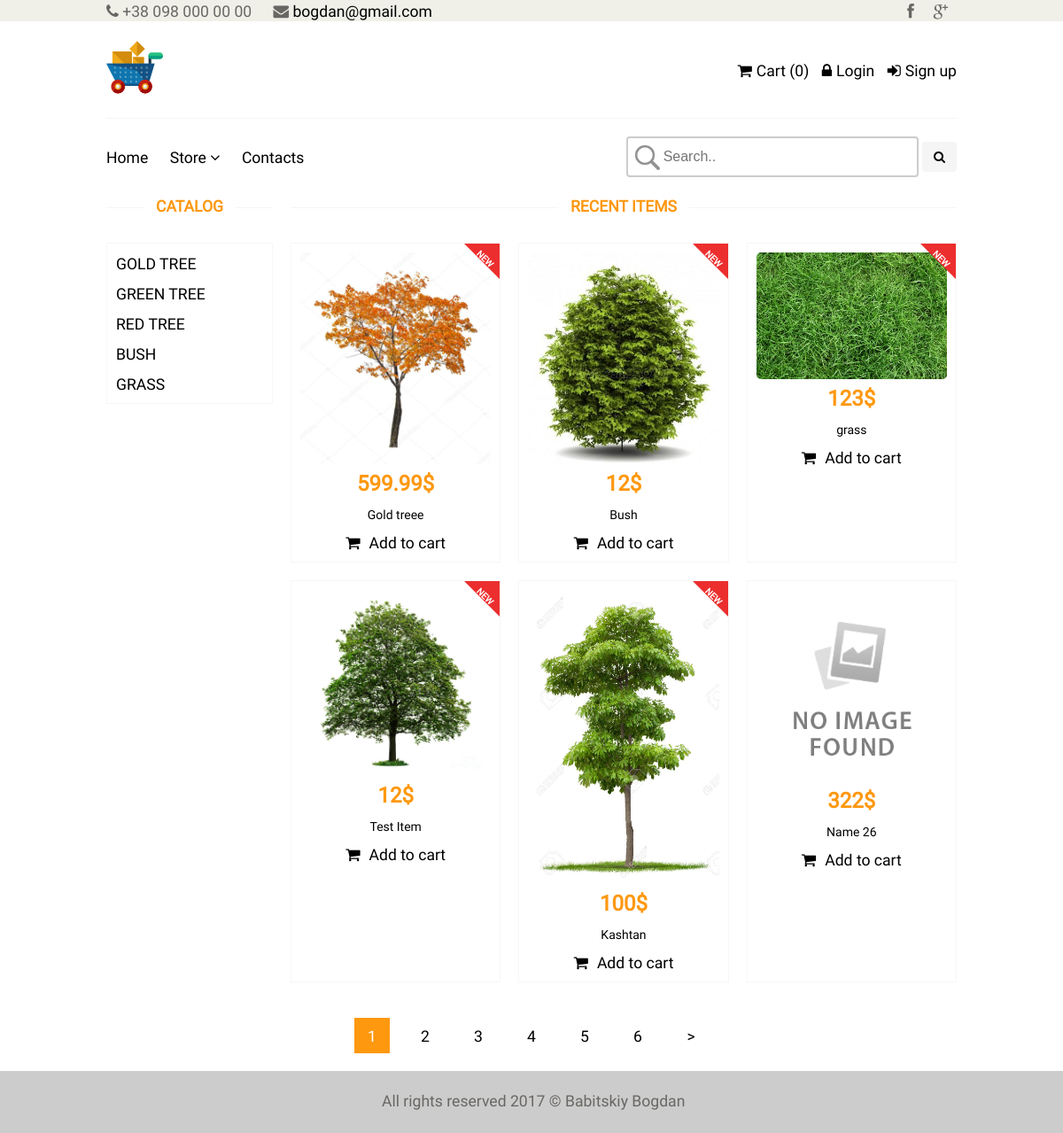
Page /catalog/ on the committed database.
### tables this page shows
CREATE TABLE `category` (
  `id` int(11) NOT NULL,
  `name` varchar(255) NOT NULL,
  `sort_order` int(11) NOT NULL DEFAULT '0',
  `status` int(11) NOT NULL DEFAULT '1'
);

CREATE TABLE `product` (
  `id` int(11) NOT NULL,
  `name` varchar(255) NOT NULL,
  `category_id` int(11) NOT NULL,
  `code` int(11) NOT NULL,
  `price` float NOT NULL,
  `availability` tinyint(1) NOT NULL,
  `brand` varchar(255) NOT NULL,
  `description` text NOT NULL,
  `is_new` tinyint(1) NOT NULL DEFAULT '0',
  `is_recommended` tinyint(1) NOT NULL DEFAULT '0',
  `status` int(11) NOT NULL DEFAULT '1'
);

### config/routes.php (called while the page is built)
<?php
	return array (
		'product/([0-9]+)' => 'product/view/$1',
		'catalog/page-([0-9]+)' => 'catalog/index/$1',
		'catalog' => 'catalog/index',
		'user/myorders' => 'user/order',
		'user/cancel' => 'user/cancel',
		'user/([0-9]+)' => 'user/view/$1',
		'user/edit' => 'user/edit',
		'user/message' => 'user/message',
		'comment/delete/([0-9]+)' => 'comment/delete/$1',
		'category/([0-9]+)/page-([0-9]+)' => 'catalog/category/$1/$2',
		'category/([0-9]+)' => 'catalog/category/$1',
		'cart/checkout' => 'cart/checkout',
		'cart/addAjax/([0-9]+)' => 'cart/addAjax/$1',
		'cart/delete/([0-9]+)' => 'cart/delete/$1',
		'cart' => 'cart/index',
		'user/register' => 'user/register',
		'user/login' => 'user/login',
		'user/logout' => 'user/logout',
		'admin/product/create' => 'adminProduct/create',
		'admin/product/update/([0-9]+)' => 'adminProduct/update/$1',
		'admin/product/delete/([0-9]+)' => 'adminProduct/delete/$1',
		'admin/product' => 'adminProduct/index',
		'admin/category/create' => 'adminCategory/create',
		'admin/category/update/([0-9]+)' => 'adminCategory/update/$1',
		'admin/category/delete/([0-9]+)' => 'adminCategory/delete/$1',
		'admin/category' => 'adminCategory/index',
		'admin/order/create' => 'adminOrder/create',
		'admin/order/update/([0-9]+)' => 'adminOrder/update/$1',
		'admin/order/delete/([0-9]+)' => 'adminOrder/delete/$1',
		'admin/order/view/([0-9]+)' => 'adminOrder/view/$1',
		'admin/order' => 'adminOrder/index',
		'admin' => 'admin/index',
		'contacts' => 'site/contact',
		'search' => 'site/search',
		'' => 'site/index'
	);

### controllers/CatalogController.php (called while the page is built, shortened)
<?php
	class CatalogController
	{
		public function actionIndex($page = 1)
		{
			$categories = Category::getCategoriesList();
			$latestProducts = Product::getProductsListAll($page);
			$total = Product::getTotalProducts();
			$pagination = new Pagination($total, $page, Product::SHOW_BY_DEFAULT, 'page-');
			require_once ROOT . '/views/catalog/index.php';
			return true;
		}
	}

### index.php (called while the page is built, shortened)
<?php
	require_once ROOT . '/components/Autoload.php';
	$router = new Router ();
	$router->run ();

### models/Category.php (called while the page is built, shortened)
<?php
	class Category
	{
		public static function getCategoriesList()
		{
			$db = Db::getConnection();
			$categoryList = array();
			$result = $db->query('SELECT id, name FROM category '
				. 'ORDER BY sort_order ASC');
			$i = 0;
			while($row = $result->fetch()) {
				$categoryList[$i]['id'] = $row['id'];
				$categoryList[$i]['name'] = $row['name'];
				++ $i;
			}
			return $categoryList;
		}
	}

### models/Product.php (called while the page is built, shortened)
<?php
class Product
{
	public static function getTotalProducts()
	{
		$db = Db::getConnection();
		$result = $db->query('SELECT count(id) AS count FROM product '
			. 'WHERE status="1"');
		$result->setFetchMode(PDO::FETCH_ASSOC);
		$row = $result->fetch();
		return $row['count'];
	}
	public static function getProductsListAll($page = 1)
	{
		$page = intval($page);
		$offset = ($page - 1) * self::SHOW_BY_DEFAULT;
		$db = Db::getConnection();
		$products = array();
		$result = $db->query("SELECT id, name, price, is_new FROM product "
				. "WHERE status = '1' "
				. "ORDER BY id DESC "
				. "LIMIT " . self::SHOW_BY_DEFAULT
				. " OFFSET " . $offset);
		$i = 0;
		while($row = $result->fetch()){
			$products[$i]['id'] = $row['id'];
			$products[$i]['name'] = $row['name'];
			$products[$i]['price'] = $row['price'];
			$products[$i]['is_new'] = $row['is_new'];
			++ $i;
		}
		return $products;
	}
	public static function getImage($id)
	{
		$noImage = 'no_image.jpg';
		$path = '/upload/images/products/';
		$pathToProductImage = $path . $id . '.jpg';
		if(file_exists($_SERVER['DOCUMENT_ROOT'] . $pathToProductImage)) {
			return $pathToProductImage;
		}
		return $path . $noImage;
	}
}

### components/Autoload.php (called while the page is built, shortened)
<?php
spl_autoload_register(function ($class) {
        $array_path = array(
            '/models/',
            '/components/',
        );
        foreach ($array_path as $path) {
            $path = ROOT . $path . $class . '.php';
        }
});

### views/catalog/index.php (the view)
<?php include (ROOT . '/views/layouts/header.php'); ?>
<div class="container">
<aside class="aside">
	<h2 class="title">Catalog</h2>
	<ul>
	<?php foreach ($categories as $categoryItem): ?>
		<li><a href="/category/<?php echo $categoryItem['id'] ?>">
			<?php echo $categoryItem['name']; ?>
			</a>
		</li>
	<?php endforeach; ?>
	</ul>
</aside>
<section class="section">
	<h2 class="title">Recent items</h2>
	<div class="section-items">
		<?php foreach($latestProducts as $product): ?>
		<div class="item">
			<?php if($product['is_new']): ?>
			<div class="triangle"><p>new</p></div>
			<?php endif; ?>
			<img src="<?php echo Product::getImage($product['id']) ?>" alt="im">
			<h2 class="item-price"><?php echo $product['price'] ?>$</h2>
			<p class="item-name">
				<a href="/product/<?php echo $product['id'] ?>">
					<?php echo $product['name'] ?>
				</a>
			</p>
			<a href="#" data-id="<?php echo $product['id'] ?>" class="add-to-cart"><i class="fa fa-shopping-cart" aria-hidden="true"></i>Add to cart</a>
		</div>
		<?php endforeach; ?>
	</div>
</section>
	<?php echo $pagination->get(); ?>
</div>
<?php include (ROOT . '/views/layouts/footer.php'); ?>

### components/Router.php (shortened to what this page needs)
<?php
	class Router
	{
		private $routes;
		public function __construct()
		{
			$routesPath = ROOT . '/config/routes.php';
			$this->routes = include ( $routesPath );
		}
		private function getURI ()
		{
			if ( !empty ( $_SERVER['REQUEST_URI'] ) )
			{
				return trim ( $_SERVER['REQUEST_URI'], '/' );
			}
		}
		public function run ()
		{
			$uri = $this->getURI ();
			foreach ($this->routes as $uriPattern => $path)
			{
				if ( preg_match ( "~$uriPattern~", $uri) )
				{
					$internalRoute = preg_replace("~$uriPattern~", $path, $uri);
					$segments = explode ( '/', $internalRoute );
					$controllerName = array_shift ( $segments ) . 'Controller';
					$actionName = 'action' . ucfirst ( array_shift ( $segments ) );
					$parameters = $segments;
					$controllerObject = new $controllerName;
					if(method_exists($controllerObject, $actionName)) {
						$result = call_user_func_array (
							  array ( $controllerObject, $actionName ),
							  $parameters
						);
					}
					else {
						require_once ROOT . '/views/error/error404.html';
					}
					if ( $result != null )
					{
						break;
					}
				}
			}
		}
	}

### template/css/main.css (style rules this page uses)
body, html { height: 100%; }
body { font: 1.1em Roboto, sans-serif; color: #696763; }
.container { display: grid; grid-gap: 20px; grid-template-columns: 1fr 4fr; min-height: 100%; margin: 0 10%; grid-template-areas: "sidebar section" "slider slider" }
h2.title { text-align: center; color: #FE980F; position: relative; text-transform: uppercase; font-weight: bold; margin: 0 auto 30px; overflow: hidden; vertical-align: middle; z-index: -2; }
h2.title::after, h2.title::before { content: ""; display: inline-block; vertical-align: middle; width: 100%; height: 1px; background-color: #f5f5f5; position: relative; z-index: -5; }
h2.title::before { margin-left: -100%; left: -14px; }
h2.title::after { margin-right: -100%; right: -14px; }
img { width: 100%; height: auto; }
img:not(.modal-content) { border-radius: 5px; cursor: pointer; transition: 0.3s; }

### template/css/layouts_style/content_style.css (style rules this page uses)
aside.aside ul, section.section .section-items .item { border: 1px solid #F7F7F5; }
aside.aside ul { padding: 10px; text-transform: uppercase; }
aside.aside ul { list-style: none; }
aside.aside ul li { margin-bottom: 10px; }
aside.aside ul li:last-child { margin-bottom: 0; }
aside.aside { grid-area: sidebar; }
section.section { grid-area: section; }
section.section .section-items { text-align: center; display: grid; grid-template-columns: repeat(3, 1fr); grid-gap: 20px; }
.item { padding: 10px; position: relative; }
.item p.item-name { margin-bottom: 10px; font-size: 14px; font-weight: 400; color: #696763; }
.item a { display: inline; padding: 5px 10px; transition: all .5s ease; }
.item a i { margin-right: 10px; }
h2.item-price { font-size: 24px; color: #FE980F; text-transform: uppercase; font-weight: bold; margin-bottom: 10px; }
.triangle { position: absolute; top: 20px; right: 60px; }
.triangle:after { z-index: 1; content: ''; position: absolute; left: 20px; bottom: -20px; border: 20px solid transparent; border-top: 20px solid #ec2e2e; border-right: 20px solid #ec2e2e; }
.triangle p { text-transform: uppercase; top: -10px; left: 33px; z-index: 2; color: #fff; font-weight: 600; position: absolute; font-size: 10px; transform: rotate(45deg); }

### rows in the picture
category: name "GOLD TREE"
category: name "GREEN TREE"
category: name "RED TREE"
category: name "BUSH"
category: name "GRASS"
product: is_new "NEW", shows a picture, price "599.99", name "Gold treee"
product: is_new "NEW", shows a picture, price "12", name "Bush"
product: is_new "NEW", shows a picture, price "123", name "grass"
product: is_new "NEW", shows a picture, price "12", name "Test Item"
product: is_new "NEW", shows a picture, price "100", name "Kashtan"
product: shows a picture, price "322", name "Name 26"

### other values in the picture
$text "2"
$text "3"
$text "4"
$text "5"
$text "6"
$text ">"
